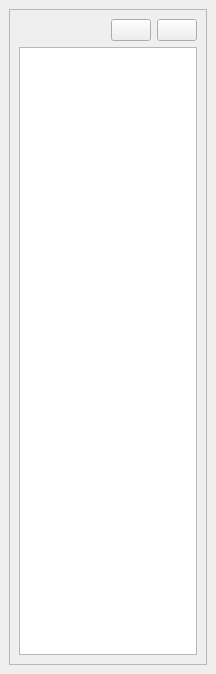
<?xml version="1.0" encoding="UTF-8"?>
<ui version="4.0">
 <class>MosaicoDockWidget</class>
 <widget class="QDockWidget" name="MosaicoDockWidget">
  <property name="geometry">
   <rect>
    <x>0</x>
    <y>0</y>
    <width>216</width>
    <height>674</height>
   </rect>
  </property>
  <property name="floating">
   <bool>true</bool>
  </property>
  <property name="allowedAreas">
   <set>Qt::NoDockWidgetArea</set>
  </property>
  <property name="windowTitle">
   <string>DockWidget</string>
  </property>
  <widget class="QWidget" name="dockWidgetContents">
   <layout class="QVBoxLayout" name="verticalLayout">
    <item>
     <widget class="QScrollArea" name="scrollArea">
      <property name="widgetResizable">
       <bool>true</bool>
      </property>
      <widget class="QWidget" name="scrollAreaWidgetContents">
       <property name="geometry">
        <rect>
         <x>0</x>
         <y>0</y>
         <width>196</width>
         <height>632</height>
        </rect>
       </property>
       <layout class="QVBoxLayout" name="verticalLayout_2">
        <item>
         <layout class="QHBoxLayout" name="horizontalLayout">
          <item>
           <spacer name="horizontalSpacer">
            <property name="orientation">
             <enum>Qt::Horizontal</enum>
            </property>
            <property name="sizeHint" stdset="0">
             <size>
              <width>40</width>
              <height>20</height>
             </size>
            </property>
           </spacer>
          </item>
          <item>
           <widget class="QPushButton" name="crearImagenBoton">
            <property name="text">
             <string/>
            </property>
            <property name="icon">
             <iconset resource="recursos.qrc">
              <normaloff>:/iconos/images/export16.png</normaloff>:/iconos/images/export16.png</iconset>
            </property>
           </widget>
          </item>
          <item>
           <widget class="QPushButton" name="eliminarBoton">
            <property name="text">
             <string/>
            </property>
            <property name="icon">
             <iconset resource="recursos.qrc">
              <normaloff>:/iconos/images/delete16.png</normaloff>:/iconos/images/delete16.png</iconset>
            </property>
           </widget>
          </item>
         </layout>
        </item>
        <item>
         <widget class="QListWidget" name="listWidget"/>
        </item>
       </layout>
      </widget>
     </widget>
    </item>
   </layout>
  </widget>
 </widget>
 <resources>
  <include location="recursos.qrc"/>
 </resources>
 <connections/>
</ui>
